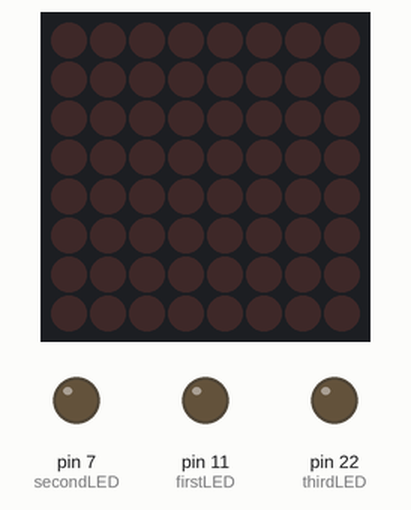
The program below on a simulated Raspberry Pi (header pin numbers). Parts: 8×8 LED matrix, output pins drawn as LEDs (lit = HIGH).

Above: at 0.1 s.
At 1.4 s:
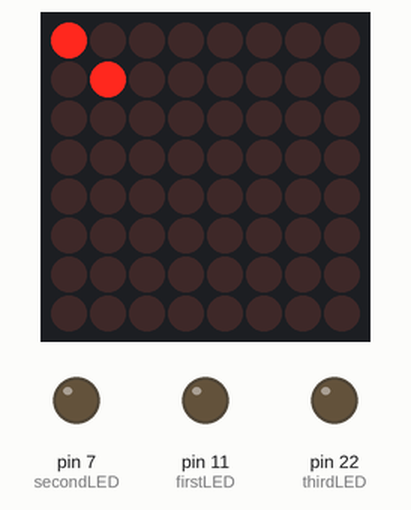
At 2.7 s:
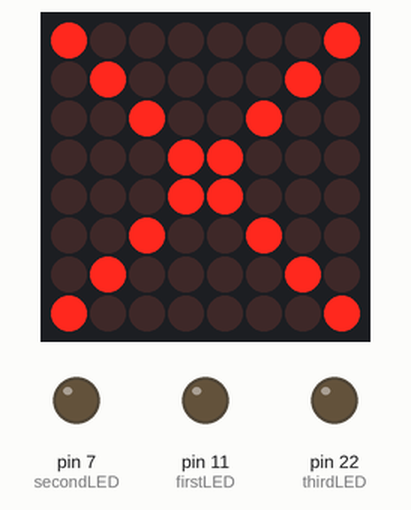
At 4.0 s:
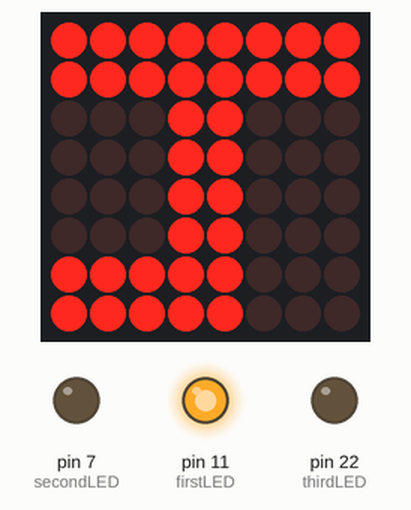
At 5.3 s:
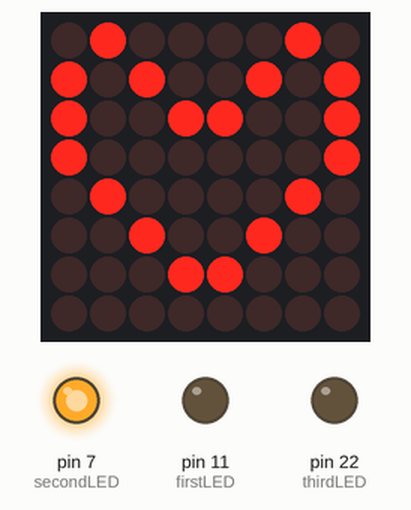
At 7.9 s:
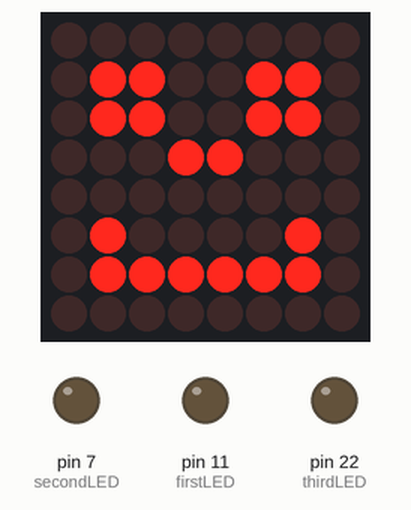
Timing chart, 0 to 36.7 s (numbered marks = the images above):
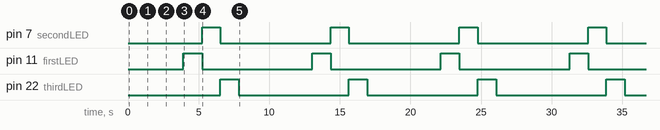

The program:

LED_And_Shapes.py
```python
#!/usr/bin/python

import time
import datetime
import RPi.GPIO as GPIO
from Adafruit_8x8 import EightByEight

GPIO.setwarnings(False)

# variables
firstLED = 11
secondLED = 7
thirdLED = 22
slightDelay = 0.1

# ===========================================================================
# 8x8 Pixel Example
# ===========================================================================
grid = EightByEight(address=0x70)
GPIO.setmode(GPIO.BOARD)

# setup all GPIO output channels for LEDs
GPIO.setup(firstLED, GPIO.OUT)
GPIO.setup(secondLED, GPIO.OUT)
GPIO.setup(thirdLED, GPIO.OUT)


def manipulateLED(pin, turnOn):
    if turnOn:
        GPIO.output(pin, GPIO.HIGH)
    else:
        GPIO.output(pin, GPIO.LOW)


def makeSmiley():
    grid.setPixel(1, 1)
    grid.setPixel(1, 2)
    grid.setPixel(1, 5)
    grid.setPixel(1, 6)
    grid.setPixel(2, 1)
    grid.setPixel(2, 2)
    grid.setPixel(2, 6)
    grid.setPixel(3, 3)
    grid.setPixel(3, 6)
    grid.setPixel(4, 3)
    grid.setPixel(4, 6)
    grid.setPixel(5, 1)
    grid.setPixel(5, 2)
    grid.setPixel(5, 6)
    grid.setPixel(6, 1)
    grid.setPixel(6, 2)
    grid.setPixel(6, 5)
    grid.setPixel(6, 6)


def makeHeart():
    grid.setPixel(0, 1)
    grid.setPixel(0, 2)
    grid.setPixel(0, 3)
    grid.setPixel(1, 0)
    grid.setPixel(1, 4)
    grid.setPixel(2, 1)
    grid.setPixel(2, 5)
    grid.setPixel(3, 2)
    grid.setPixel(3, 6)
    grid.setPixel(4, 2)
    grid.setPixel(4, 6)
    grid.setPixel(5, 1)
    grid.setPixel(5, 5)
    grid.setPixel(6, 0)
    grid.setPixel(6, 4)
    grid.setPixel(7, 1)
    grid.setPixel(7, 2)
    grid.setPixel(7, 3)


def makeLetterJ():
    grid.setPixel(0, 0)
    grid.setPixel(0, 1)
    grid.setPixel(0, 6)
    grid.setPixel(0, 7)
    grid.setPixel(1, 0)
    grid.setPixel(1, 1)
    grid.setPixel(1, 6)
    grid.setPixel(1, 7)
    grid.setPixel(2, 0)
    grid.setPixel(2, 1)
    grid.setPixel(2, 6)
    grid.setPixel(2, 7)

    grid.setPixel(3, 0)
    grid.setPixel(3, 1)
    grid.setPixel(3, 2)
    grid.setPixel(3, 3)
    grid.setPixel(3, 4)
    grid.setPixel(3, 5)
    grid.setPixel(3, 6)
    grid.setPixel(3, 7)

    grid.setPixel(4, 0)
    grid.setPixel(4, 1)
    grid.setPixel(4, 2)
    grid.setPixel(4, 3)
    grid.setPixel(4, 4)
    grid.setPixel(4, 5)
    grid.setPixel(4, 6)
    grid.setPixel(4, 7)

    grid.setPixel(5, 0)
    grid.setPixel(5, 1)
    grid.setPixel(6, 0)
    grid.setPixel(6, 1)
    grid.setPixel(7, 0)
    grid.setPixel(7, 1)


def makeMovingX():
    grid.setPixel(0, 0)
    time.sleep(slightDelay)
    grid.setPixel(1, 1)
    time.sleep(slightDelay)
    grid.setPixel(2, 2)
    time.sleep(slightDelay)
    grid.setPixel(3, 3)
    grid.setPixel(4, 3)
    time.sleep(slightDelay)
    grid.setPixel(5, 2)
    time.sleep(slightDelay)
    grid.setPixel(6, 1)
    time.sleep(slightDelay)
    grid.setPixel(7, 0)
    time.sleep(slightDelay)
    grid.setPixel(0, 7)
    time.sleep(slightDelay)
    grid.setPixel(1, 6)
    time.sleep(slightDelay)
    grid.setPixel(2, 5)
    time.sleep(slightDelay)
    grid.setPixel(3, 4)
    time.sleep(slightDelay)
    grid.setPixel(4, 4)
    time.sleep(slightDelay)
    grid.setPixel(5, 5)
    time.sleep(slightDelay)
    grid.setPixel(6, 6)
    time.sleep(slightDelay)
    grid.setPixel(7, 7)


while True:
    grid.clear()
    time.sleep(1.25)
    makeMovingX()
    time.sleep(1.25)
    grid.clear()

    manipulateLED(firstLED, True)
    makeLetterJ()
    time.sleep(1.25)
    grid.clear()
    manipulateLED(firstLED, False)

    manipulateLED(secondLED, True)
    makeHeart()
    time.sleep(1.25)
    grid.clear()
    manipulateLED(secondLED, False)

    manipulateLED(thirdLED, True)
    makeLetterJ()
    time.sleep(1.25)
    grid.clear()
    manipulateLED(thirdLED, False)

    makeSmiley()
    time.sleep(1.25)
    grid.clear()
```

Measured:
- by itself, pin 7 (secondLED), pin 11 (firstLED), pin 22 (thirdLED): alternates HIGH for 1.3 s and LOW for 7.8 s
- by itself, everything shown: repeats every 9.1 s, in 21 steps
- what the display in image 2 shows lasts 1.3 s, from 2.7 s to 4.0 s
